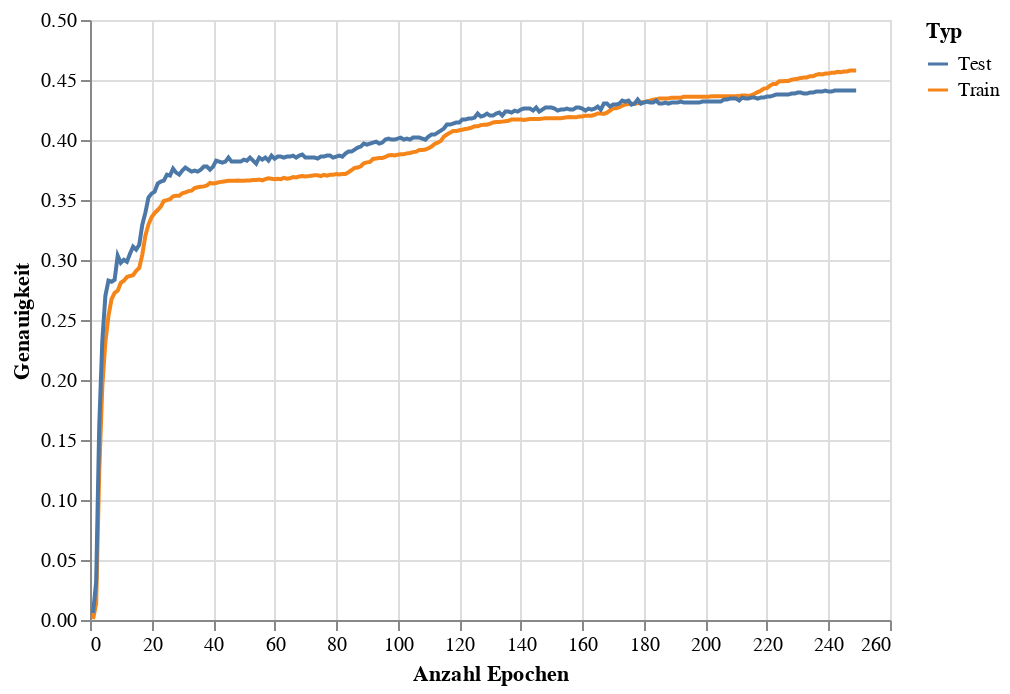

Source (notebook cell):
### Code cell
train_eval_accuracy_chart = alt.Chart(accuracy_df).mark_line().encode(
    x = alt.X('Epoch',title='Anzahl Epochen'),
    y = alt.Y('Accuracy',title='Genauigkeit'),
    color = alt.Color('Type',title='Typ')
)
train_eval_accuracy_chart

### Figure 1 — Vega-Lite specification as saved in the notebook (floating-point values rounded to 4 significant figures; data arrays with more than 128 entries replaced by an {"elided": "..."} marker saying what was removed)
{"config": {"view": {"continuousWidth": 400, "continuousHeight": 300}}, "data": {"name": "data-d52a689d2c0bfeeb2777f4305493f10c"}, "mark": "line", "encoding": {"color": {"field": "Type", "title": "Typ", "type": "nominal"}, "x": {"field": "Epoch", "title": "Anzahl Epochen", "type": "quantitative"}, "y": {"field": "Accuracy", "title": "Genauigkeit", "type": "quantitative"}}, "$schema": "https://vega.github.io/schema/vega-lite/v4.17.0.json", "datasets": {"data-d52a689d2c0bfeeb2777f4305493f10c": {"elided": "498 records"}}}
